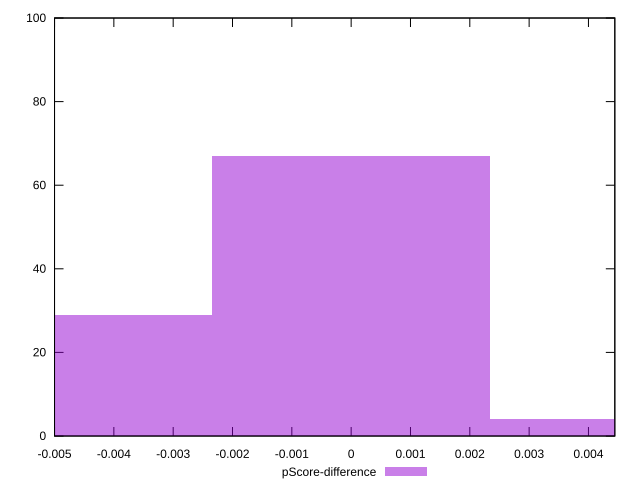

Generate this figure with gnuplot:
reset

$pScoreDifference <<EOF
-0.004675980251021827 29
0 67
0.004675980251021827 4
EOF

set key outside below
set boxwidth 0.004675980251021827
set xrange [-0.0050000000000000044:0.004444444444444473]
set yrange [0:100]
set trange [0:100]
set style fill transparent solid 0.5 noborder
set terminal svg size 640, 490 enhanced background rgb 'white'
set output "report_00014_2021-02-09T15:56:05.503Z/unused-css-rules/samples/pages+cached+noadtech+nomedia/pScore-difference/histogram.svg"

plot $pScoreDifference title "pScore-difference" with boxes

reset
